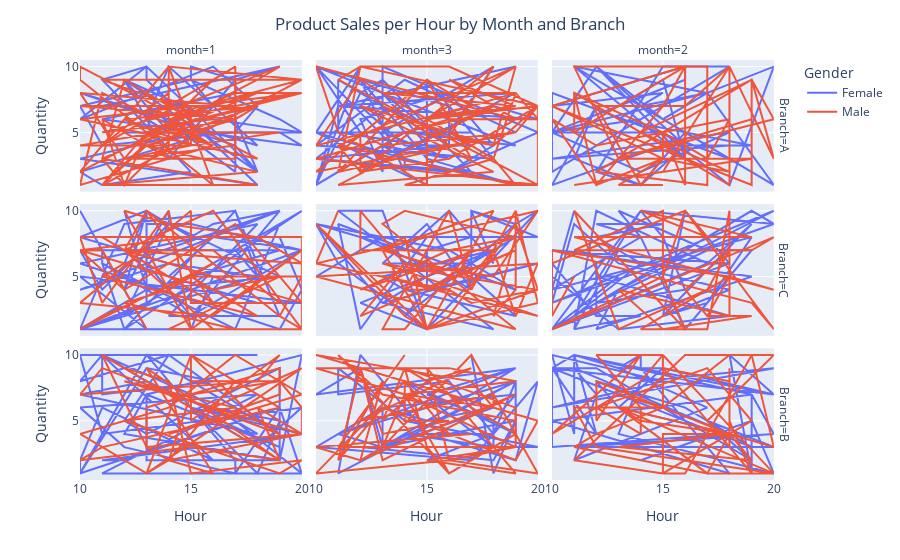

The notebook cell saved with this chart:
### Markdown cell above
Below we can see how each branch's sales quantity looks like by the hour in a monthly fashion

### Code cell
fig = px.line(data, x="Hour", y="Quantity", color="Gender", facet_col="month", facet_row="Branch")
fig.update_layout(title={"text": "Product Sales per Hour by Month and Branch",
                          "x": 0.5,
                          "xanchor": "center"},
                  xaxis_title="Hour",
                  yaxis_title="Quantity")
fig.show()

### Figure 1 — Plotly figure (JSON) as saved in the notebook; plotly's stock layout.template omitted (floating-point values rounded to 4 significant figures)
{"data": [{"hovertemplate": "Gender=Female<br>Branch=A<br>month=1<br>Hour=%{x}<br>Quantity=%{y}<extra></extra>", "legendgroup": "Female", "line": {"color": "#636efa", "dash": "solid"}, "marker": {"symbol": "circle"}, "mode": "lines", "name": "Female", "orientation": "v", "showlegend": true, "type": "scatter", "x": [13, 17, 17, 15, 15, 16, 13, 20, 16, 12, 18, 13, 11, 15, 11, 10, 16, 12, 13, 20, 19, 15, 10, 11, 17, 18, 16, 10, 13, 13, 18, 10, 15, 19, 20, 11, 17, 17, 18, 17, 10, 18, 14, 13, 14, 12, 14, 17, 19, 11, 11], "xaxis": "x7", "y": [7, 2, 9, 10, 9, 7, 5, 5, 6, 9, 2, 10, 9, 2, 1, 2, 5, 5, 5, 5, 6, 9, 7, 4, 5, 7, 10, 6, 10, 9, 1, 3, 5, 5, 4, 6, 8, 6, 2, 4, 8, 4, 10, 6, 5, 9, 3, 9, 10, 7, 7], "yaxis": "y7"}, {"hovertemplate": "Gender=Female<br>Branch=A<br>month=3<br>Hour=%{x}<br>Quantity=%{y}<extra></extra>", "legendgroup": "Female", "line": {"color": "#636efa", "dash": "solid"}, "marker": {"symbol": "circle"}, "mode": "lines", "name": "Female", "orientation": "v", "showlegend": false, "type": "scatter", "x": [19, 11, 19, 12, 18, 20, 11, 10, 12, 13, 12, 14, 17, 13, 10, 17, 13, 13, 10, 12, 10, 14, 19, 10, 12, 17, 16, 18, 13, 16, 13, 14, 14, 12, 15, 19, 14, 10, 16, 16, 13, 15, 11, 11, 16, 10, 16, 18, 16, 12, 13, 13, 20, 16, 12, 10, 15, 15, 18, 10, 14, 19], "xaxis": "x8", "y": [10, 7, 8, 2, 7, 6, 7, 1, 8, 9, 7, 4, 4, 7, 3, 2, 9, 5, 5, 10, 1, 5, 4, 10, 5, 5, 5, 10, 5, 3, 4, 3, 2, 9, 3, 1, 3, 10, 7, 4, 8, 4, 5, 9, 4, 3, 2, 4, 8, 6, 2, 10, 5, 2, 4, 5, 1, 9, 3, 4, 9, 5], "yaxis": "y8"}, {"hovertemplate": "Gender=Female<br>Branch=A<br>month=2<br>Hour=%{x}<br>Quantity=%{y}<extra></extra>", "legendgroup": "Female", "line": {"color": "#636efa", "dash": "solid"}, "marker": {"symbol": "circle"}, "mode": "lines", "name": "Female", "orientation": "v", "showlegend": false, "type": "scatter", "x": [14, 10, 15, 18, 20, 17, 15, 12, 16, 11, 17, 14, 20, 17, 10, 16, 16, 10, 15, 13, 16, 17, 19, 16, 14, 11, 12, 10, 15, 18, 10, 18, 14, 10, 12, 16, 14, 12, 15, 18, 10, 10, 10, 18, 11, 16, 15, 13], "xaxis": "x9", "y": [6, 5, 5, 1, 10, 8, 6, 10, 3, 10, 8, 7, 1, 8, 5, 9, 10, 7, 8, 6, 5, 4, 4, 5, 1, 3, 7, 1, 4, 4, 3, 5, 2, 5, 10, 4, 1, 2, 10, 10, 2, 2, 8, 3, 10, 3, 9, 7], "yaxis": "y9"}, {"hovertemplate": "Gender=Female<br>Branch=C<br>month=1<br>Hour=%{x}<br>Quantity=%{y}<extra></extra>", "legendgroup": "Female", "line": {"color": "#636efa", "dash": "solid"}, "marker": {"symbol": "circle"}, "mode": "lines", "name": "Female", "orientation": "v", "showlegend": false, "type": "scatter", "x": [12, 17, 18, 14, 10, 19, 16, 15, 13, 13, 19, 20, 19, 10, 18, 18, 14, 19, 17, 12, 10, 15, 16, 10, 13, 12, 14, 14, 19, 13, 10, 13, 13, 12, 19, 15, 11, 12, 20, 17, 18, 10, 20, 15, 13, 13, 14, 15, 20, 16, 14, 18, 20, 10, 13, 10, 11, 11, 17, 19, 12, 14, 11, 10, 19, 13, 12], "xaxis": "x4", "y": [1, 10, 5, 6, 4, 10, 9, 8, 10, 8, 8, 4, 1, 6, 9, 9, 2, 2, 10, 9, 1, 1, 5, 8, 10, 4, 10, 9, 5, 4, 1, 3, 10, 6, 10, 2, 6, 1, 10, 7, 5, 1, 7, 2, 6, 9, 9, 9, 7, 8, 5, 3, 3, 5, 1, 10, 7, 6, 1, 9, 2, 9, 4, 7, 7, 4, 10], "yaxis": "y4"}, {"hovertemplate": "Gender=Female<br>Branch=C<br>month=3<br>Hour=%{x}<br>Quantity=%{y}<extra></extra>", "legendgroup": "Female", "line": {"color": "#636efa", "dash": "solid"}, "marker": {"symbol": "circle"}, "mode": "lines", "name": "Female", "orientation": "v", "showlegend": false, "type": "scatter", "x": [10, 13, 20, 17, 18, 16, 14, 10, 13, 16, 17, 19, 17, 17, 19, 14, 13, 18, 12, 15, 20, 19, 17, 14, 15, 20, 13, 18, 11, 13, 15, 11, 10, 16, 19, 11, 12, 15, 19, 15, 15, 17, 19, 12, 12, 16, 17, 15, 13, 17], "xaxis": "x5", "y": [5, 8, 8, 10, 6, 10, 7, 9, 3, 6, 6, 9, 10, 5, 2, 4, 5, 7, 3, 1, 10, 9, 6, 2, 4, 6, 3, 1, 10, 10, 1, 6, 9, 7, 4, 9, 1, 8, 8, 4, 7, 8, 8, 8, 8, 5, 4, 9, 6, 6], "yaxis": "y5"}, {"hovertemplate": "Gender=Female<br>Branch=C<br>month=2<br>Hour=%{x}<br>Quantity=%{y}<extra></extra>", "legendgroup": "Female", "line": {"color": "#636efa", "dash": "solid"}, "marker": {"symbol": "circle"}, "mode": "lines", "name": "Female", "orientation": "v", "showlegend": false, "type": "scatter", "x": [11, 10, 19, 17, 15, 18, 13, 11, 10, 20, 19, 10, 18, 10, 19, 12, 13, 20, 10, 20, 14, 15, 16, 12, 17, 13, 14, 10, 13, 11, 12, 17, 18, 16, 15, 19, 17, 10, 14, 11, 14, 13, 12, 15, 12, 14, 16, 19, 16, 10, 13, 12, 18, 13, 10, 10, 12, 12, 12, 14, 11], "xaxis": "x6", "y": [10, 4, 8, 3, 2, 4, 6, 9, 3, 9, 10, 1, 6, 7, 5, 1, 4, 10, 3, 9, 10, 8, 4, 3, 7, 10, 8, 4, 7, 1, 10, 6, 6, 10, 2, 9, 6, 1, 10, 2, 6, 7, 8, 9, 9, 8, 1, 7, 7, 1, 5, 5, 2, 1, 5, 6, 2, 6, 2, 2, 1], "yaxis": "y6"}, {"hovertemplate": "Gender=Female<br>Branch=B<br>month=1<br>Hour=%{x}<br>Quantity=%{y}<extra></extra>", "legendgroup": "Female", "line": {"color": "#636efa", "dash": "solid"}, "marker": {"symbol": "circle"}, "mode": "lines", "name": "Female", "orientation": "v", "showlegend": false, "type": "scatter", "x": [16, 19, 18, 15, 19, 13, 13, 19, 20, 13, 12, 19, 19, 13, 12, 14, 19, 13, 17, 17, 20, 19, 17, 12, 10, 18, 11, 20, 17, 13, 10, 18, 15, 11, 16, 11, 10, 10, 19, 12, 11, 20, 15, 18, 13, 10, 13, 16, 11, 11, 10, 14, 10, 11, 20, 18, 11, 18], "xaxis": "x", "y": [6, 5, 1, 6, 3, 7, 2, 2, 10, 7, 4, 2, 9, 4, 5, 10, 4, 10, 2, 1, 1, 6, 1, 3, 6, 7, 1, 1, 5, 8, 7, 4, 7, 10, 2, 6, 2, 1, 6, 2, 2, 4, 6, 5, 10, 1, 9, 8, 7, 10, 8, 10, 10, 4, 6, 3, 10, 10], "yaxis": "y"}, {"hovertemplate": "Gender=Female<br>Branch=B<br>month=3<br>Hour=%{x}<br>Quantity=%{y}<extra></extra>", "legendgroup": "Female", "line": {"color": "#636efa", "dash": "solid"}, "marker": {"symbol": "circle"}, "mode": "lines", "name": "Female", "orientation": "v", "showlegend": false, "type": "scatter", "x": [15, 18, 14, 18, 14, 19, 19, 11, 13, 19, 15, 18, 18, 13, 19, 19, 18, 19, 19, 13, 13, 19, 11, 12, 15, 19, 20, 17, 10, 13, 15, 18, 13, 12, 10, 19, 11, 19, 18, 16, 11, 11, 14, 20, 12, 18, 19, 18, 17], "xaxis": "x2", "y": [2, 4, 4, 3, 8, 4, 8, 4, 3, 9, 7, 5, 3, 3, 5, 4, 5, 7, 7, 6, 3, 8, 1, 10, 4, 2, 8, 2, 3, 6, 5, 6, 3, 9, 7, 9, 4, 8, 4, 8, 7, 9, 5, 3, 3, 2, 5, 1, 10], "yaxis": "y2"}, {"hovertemplate": "Gender=Female<br>Branch=B<br>month=2<br>Hour=%{x}<br>Quantity=%{y}<extra></extra>", "legendgroup": "Female", "line": {"color": "#636efa", "dash": "solid"}, "marker": {"symbol": "circle"}, "mode": "lines", "name": "Female", "orientation": "v", "showlegend": false, "type": "scatter", "x": [13, 18, 13, 15, 13, 17, 11, 12, 11, 18, 10, 10, 10, 19, 16, 12, 13, 15, 20, 11, 19, 10, 18, 16, 14, 14, 13, 11, 12, 10, 12, 19, 17, 20, 11, 20, 19, 19, 18, 20, 15, 10, 11, 11, 11, 11, 10, 15, 10, 20, 14, 13, 20, 19, 14], "xaxis": "x3", "y": [3, 4, 6, 9, 9, 6, 2, 7, 9, 4, 3, 6, 9, 3, 6, 8, 6, 9, 7, 10, 7, 5, 1, 5, 9, 10, 9, 10, 4, 9, 9, 2, 5, 3, 3, 4, 7, 1, 10, 7, 8, 10, 4, 9, 7, 10, 9, 8, 6, 9, 8, 4, 1, 5, 2], "yaxis": "y3"}, {"hovertemplate": "Gender=Male<br>Branch=A<br>month=1<br>Hour=%{x}<br>Quantity=%{y}<extra></extra>", "legendgroup": "Male", "line": {"color": "#EF553B", "dash": "solid"}, "marker": {"symbol": "circle"}, "mode": "lines", "name": "Male", "orientation": "v", "showlegend": true, "type": "scatter", "x": [20, 10, 18, 10, 10, 16, 14, 20, 11, 16, 11, 20, 11, 16, 11, 14, 14, 16, 11, 10, 16, 14, 15, 12, 18, 17, 10, 15, 19, 13, 18, 13, 11, 13, 20, 14, 18, 11, 12, 15, 12, 11, 14, 14, 10, 18, 19, 13, 17, 17, 12, 15, 15, 20, 17, 13, 12, 11, 18, 11, 18, 13, 17, 10, 17, 10, 12, 17], "xaxis": "x7", "y": [8, 6, 3, 10, 9, 1, 10, 9, 9, 6, 5, 9, 1, 9, 4, 8, 5, 4, 8, 1, 4, 6, 4, 6, 7, 6, 4, 4, 5, 5, 7, 4, 1, 5, 8, 6, 8, 3, 9, 6, 1, 6, 3, 10, 2, 9, 10, 6, 10, 3, 3, 4, 7, 8, 8, 5, 1, 3, 1, 1, 2, 4, 6, 7, 7, 8, 3, 4], "yaxis": "y7"}, {"hovertemplate": "Gender=Male<br>Branch=A<br>month=3<br>Hour=%{x}<br>Quantity=%{y}<extra></extra>", "legendgroup": "Male", "line": {"color": "#EF553B", "dash": "solid"}, "marker": {"symbol": "circle"}, "mode": "lines", "name": "Male", "orientation": "v", "showlegend": false, "type": "scatter", "x": [13, 17, 15, 10, 19, 11, 12, 16, 20, 20, 10, 16, 20, 19, 13, 19, 16, 17, 19, 10, 11, 15, 15, 18, 12, 11, 19, 15, 20, 19, 13, 11, 15, 17, 10, 12, 18, 19, 15, 15, 15, 18, 12, 18, 11, 18, 15, 19, 14, 13, 12, 12, 16, 20, 12, 11, 20, 14, 18, 19, 11, 19, 18, 20, 20], "xaxis": "x8", "y": [7, 3, 9, 2, 5, 2, 10, 10, 7, 1, 3, 6, 6, 8, 8, 7, 9, 8, 6, 10, 5, 1, 2, 10, 2, 4, 10, 6, 7, 5, 4, 2, 9, 7, 4, 9, 3, 8, 6, 1, 5, 4, 7, 2, 1, 7, 6, 7, 5, 4, 5, 2, 3, 7, 10, 9, 1, 1, 3, 1, 4, 10, 4, 7, 2], "yaxis": "y8"}, {"hovertemplate": "Gender=Male<br>Branch=A<br>month=2<br>Hour=%{x}<br>Quantity=%{y}<extra></extra>", "legendgroup": "Male", "line": {"color": "#EF553B", "dash": "solid"}, "marker": {"symbol": "circle"}, "mode": "lines", "name": "Male", "orientation": "v", "showlegend": false, "type": "scatter", "x": [10, 16, 11, 11, 15, 16, 16, 15, 12, 10, 12, 18, 17, 15, 15, 12, 11, 18, 18, 20, 19, 19, 13, 11, 17, 17, 12, 19, 20, 13, 19, 11, 15, 18, 16, 12, 14, 15, 10, 19, 19, 14, 18, 15, 13, 15], "xaxis": "x9", "y": [7, 10, 5, 8, 5, 1, 10, 7, 1, 6, 4, 6, 3, 5, 3, 1, 8, 1, 10, 3, 9, 6, 3, 10, 10, 1, 2, 9, 6, 3, 3, 1, 2, 10, 7, 7, 1, 3, 7, 1, 9, 5, 2, 3, 1, 1], "yaxis": "y9"}, {"hovertemplate": "Gender=Male<br>Branch=C<br>month=1<br>Hour=%{x}<br>Quantity=%{y}<extra></extra>", "legendgroup": "Male", "line": {"color": "#EF553B", "dash": "solid"}, "marker": {"symbol": "circle"}, "mode": "lines", "name": "Male", "orientation": "v", "showlegend": false, "type": "scatter", "x": [15, 12, 14, 18, 20, 12, 13, 19, 13, 16, 11, 15, 10, 16, 15, 18, 11, 12, 16, 19, 14, 20, 19, 20, 15, 11, 10, 16, 14, 12, 17, 16, 12, 16, 20, 20, 10, 11, 14, 15, 20, 16, 10, 15, 15, 15, 19, 16, 12, 20, 17, 12, 10, 11, 13], "xaxis": "x4", "y": [1, 10, 9, 8, 6, 7, 10, 2, 10, 3, 8, 8, 7, 4, 5, 2, 5, 6, 4, 5, 1, 1, 2, 5, 5, 2, 1, 6, 4, 3, 1, 1, 7, 10, 1, 8, 8, 3, 10, 1, 7, 2, 3, 10, 7, 3, 3, 7, 7, 3, 9, 4, 7, 7, 1], "yaxis": "y4"}, {"hovertemplate": "Gender=Male<br>Branch=C<br>month=3<br>Hour=%{x}<br>Quantity=%{y}<extra></extra>", "legendgroup": "Male", "line": {"color": "#EF553B", "dash": "solid"}, "marker": {"symbol": "circle"}, "mode": "lines", "name": "Male", "orientation": "v", "showlegend": false, "type": "scatter", "x": [18, 19, 20, 10, 10, 19, 13, 14, 19, 12, 16, 19, 18, 19, 19, 17, 16, 13, 14, 17, 14, 16, 13, 20, 13, 20, 15, 16, 19, 20, 17, 16, 10, 11, 10, 20, 18, 14, 12, 19, 15, 12, 12, 18, 17, 13, 18, 15, 14, 13, 15, 10, 14, 15, 20, 19], "xaxis": "x5", "y": [7, 2, 6, 5, 5, 1, 9, 10, 8, 4, 7, 8, 2, 4, 10, 4, 10, 1, 1, 7, 4, 4, 5, 2, 6, 4, 1, 2, 9, 4, 3, 4, 6, 10, 6, 10, 5, 6, 2, 7, 4, 10, 7, 7, 5, 7, 10, 1, 8, 7, 1, 9, 2, 1, 3, 10], "yaxis": "y5"}, {"hovertemplate": "Gender=Male<br>Branch=C<br>month=2<br>Hour=%{x}<br>Quantity=%{y}<extra></extra>", "legendgroup": "Male", "line": {"color": "#EF553B", "dash": "solid"}, "marker": {"symbol": "circle"}, "mode": "lines", "name": "Male", "orientation": "v", "showlegend": false, "type": "scatter", "x": [11, 10, 10, 10, 16, 20, 19, 10, 18, 18, 13, 15, 19, 17, 16, 18, 17, 13, 11, 16, 15, 10, 20, 19, 11, 15, 15, 16, 17, 14, 19, 11, 20, 18, 14, 17, 18, 18, 17], "xaxis": "x6", "y": [5, 2, 7, 6, 10, 1, 3, 7, 5, 2, 4, 1, 2, 2, 4, 7, 4, 1, 10, 1, 5, 1, 8, 7, 7, 10, 5, 10, 8, 10, 8, 8, 4, 5, 1, 1, 10, 5, 2], "yaxis": "y6"}, {"hovertemplate": "Gender=Male<br>Branch=B<br>month=1<br>Hour=%{x}<br>Quantity=%{y}<extra></extra>", "legendgroup": "Male", "line": {"color": "#EF553B", "dash": "solid"}, "marker": {"symbol": "circle"}, "mode": "lines", "name": "Male", "orientation": "v", "showlegend": false, "type": "scatter", "x": [12, 14, 15, 20, 19, 12, 17, 12, 20, 13, 13, 19, 19, 14, 20, 17, 14, 10, 13, 14, 16, 13, 19, 18, 20, 14, 13, 11, 19, 15, 10, 11, 19, 15, 18, 19, 11, 10, 18, 19, 15, 15, 13, 20, 16, 20, 20, 19, 17, 14, 15, 19, 15], "xaxis": "x", "y": [9, 8, 1, 2, 1, 5, 6, 8, 4, 3, 6, 9, 7, 4, 7, 10, 6, 4, 1, 2, 1, 9, 2, 6, 4, 2, 3, 10, 2, 3, 2, 3, 6, 10, 5, 4, 9, 7, 8, 10, 5, 10, 1, 9, 6, 4, 6, 8, 8, 2, 7, 8, 8], "yaxis": "y"}, {"hovertemplate": "Gender=Male<br>Branch=B<br>month=3<br>Hour=%{x}<br>Quantity=%{y}<extra></extra>", "legendgroup": "Male", "line": {"color": "#EF553B", "dash": "solid"}, "marker": {"symbol": "circle"}, "mode": "lines", "name": "Male", "orientation": "v", "showlegend": false, "type": "scatter", "x": [17, 10, 12, 13, 11, 12, 10, 18, 18, 12, 17, 15, 13, 14, 19, 19, 19, 13, 11, 16, 19, 14, 15, 16, 14, 10, 16, 19, 14, 18, 17, 10, 14, 14, 16, 13, 12, 13, 19, 12, 13, 11, 14, 11, 19, 15, 19, 15, 16, 19, 14, 13, 17, 20, 16, 10, 14, 16, 14, 20, 19, 13, 11], "xaxis": "x2", "y": [4, 3, 2, 8, 2, 9, 10, 6, 7, 5, 9, 8, 5, 9, 6, 3, 5, 7, 10, 1, 4, 9, 3, 1, 7, 9, 9, 8, 7, 6, 8, 10, 8, 5, 5, 4, 9, 2, 7, 2, 3, 3, 10, 3, 3, 2, 1, 9, 2, 3, 7, 3, 10, 1, 2, 1, 8, 4, 8, 5, 2, 6, 2], "yaxis": "y2"}, {"hovertemplate": "Gender=Male<br>Branch=B<br>month=2<br>Hour=%{x}<br>Quantity=%{y}<extra></extra>", "legendgroup": "Male", "line": {"color": "#EF553B", "dash": "solid"}, "marker": {"symbol": "circle"}, "mode": "lines", "name": "Male", "orientation": "v", "showlegend": false, "type": "scatter", "x": [15, 19, 17, 12, 14, 14, 12, 15, 14, 10, 14, 12, 12, 18, 18, 15, 19, 18, 18, 18, 17, 20, 16, 11, 15, 16, 19, 20, 18, 15, 15, 17, 18, 13, 19, 18, 13, 14, 18, 17, 13, 20, 15, 15, 12, 11, 17, 20, 12, 11, 15, 13, 15, 18], "xaxis": "x3", "y": [1, 5, 9, 6, 4, 6, 10, 10, 8, 4, 10, 5, 8, 4, 8, 9, 1, 5, 9, 3, 5, 10, 10, 2, 1, 1, 10, 3, 4, 4, 1, 3, 4, 3, 2, 4, 6, 5, 4, 1, 6, 1, 10, 6, 4, 3, 1, 1, 3, 6, 6, 7, 6, 10], "yaxis": "y3"}], "layout": {"annotations": [{"font": {}, "showarrow": false, "text": "month=1", "x": 0.1567, "xanchor": "center", "xref": "paper", "y": 1.0, "yanchor": "bottom", "yref": "paper"}, {"font": {}, "showarrow": false, "text": "month=3", "x": 0.49, "xanchor": "center", "xref": "paper", "y": 1.0, "yanchor": "bottom", "yref": "paper"}, {"font": {}, "showarrow": false, "text": "month=2", "x": 0.8233, "xanchor": "center", "xref": "paper", "y": 1.0, "yanchor": "bottom", "yref": "paper"}, {"font": {}, "showarrow": false, "text": "Branch=B", "textangle": 90, "x": 0.98, "xanchor": "left", "xref": "paper", "y": 0.1567, "yanchor": "middle", "yref": "paper"}, {"font": {}, "showarrow": false, "text": "Branch=C", "textangle": 90, "x": 0.98, "xanchor": "left", "xref": "paper", "y": 0.5, "yanchor": "middle", "yref": "paper"}, {"font": {}, "showarrow": false, "text": "Branch=A", "textangle": 90, "x": 0.98, "xanchor": "left", "xref": "paper", "y": 0.8433, "yanchor": "middle", "yref": "paper"}], "autosize": true, "legend": {"title": {"text": "Gender"}, "tracegroupgap": 0}, "margin": {"t": 60}, "title": {"text": "Product Sales per Hour by Month and Branch", "x": 0.5, "xanchor": "center"}, "xaxis": {"anchor": "y", "autorange": true, "domain": [0, 0.3133], "range": [10, 20], "title": {"text": "Hour"}, "type": "linear"}, "xaxis2": {"anchor": "y2", "autorange": true, "domain": [0.3333, 0.6467], "matches": "x", "range": [10, 20], "title": {"text": "Hour"}, "type": "linear"}, "xaxis3": {"anchor": "y3", "autorange": true, "domain": [0.6667, 0.98], "matches": "x", "range": [10, 20], "title": {"text": "Hour"}, "type": "linear"}, "xaxis4": {"anchor": "y4", "autorange": true, "domain": [0, 0.3133], "matches": "x", "range": [10, 20], "showticklabels": false, "type": "linear"}, "xaxis5": {"anchor": "y5", "autorange": true, "domain": [0.3333, 0.6467], "matches": "x", "range": [10, 20], "showticklabels": false, "type": "linear"}, "xaxis6": {"anchor": "y6", "autorange": true, "domain": [0.6667, 0.98], "matches": "x", "range": [10, 20], "showticklabels": false, "type": "linear"}, "xaxis7": {"anchor": "y7", "autorange": true, "domain": [0, 0.3133], "matches": "x", "range": [10, 20], "showticklabels": false, "type": "linear"}, "xaxis8": {"anchor": "y8", "autorange": true, "domain": [0.3333, 0.6467], "matches": "x", "range": [10, 20], "showticklabels": false, "type": "linear"}, "xaxis9": {"anchor": "y9", "autorange": true, "domain": [0.6667, 0.98], "matches": "x", "range": [10, 20], "showticklabels": false, "type": "linear"}, "yaxis": {"anchor": "x", "autorange": true, "domain": [0, 0.3133], "range": [0.5, 10.5], "title": {"text": "Quantity"}, "type": "linear"}, "yaxis2": {"anchor": "x2", "autorange": true, "domain": [0, 0.3133], "matches": "y", "range": [0.5, 10.5], "showticklabels": false, "type": "linear"}, "yaxis3": {"anchor": "x3", "autorange": true, "domain": [0, 0.3133], "matches": "y", "range": [0.5, 10.5], "showticklabels": false, "type": "linear"}, "yaxis4": {"anchor": "x4", "autorange": true, "domain": [0.3433, 0.6567], "matches": "y", "range": [0.5, 10.5], "title": {"text": "Quantity"}, "type": "linear"}, "yaxis5": {"anchor": "x5", "autorange": true, "domain": [0.3433, 0.6567], "matches": "y", "range": [0.5, 10.5], "showticklabels": false, "type": "linear"}, "yaxis6": {"anchor": "x6", "autorange": true, "domain": [0.3433, 0.6567], "matches": "y", "range": [0.5, 10.5], "showticklabels": false, "type": "linear"}, "yaxis7": {"anchor": "x7", "autorange": true, "domain": [0.6867, 1.0], "matches": "y", "range": [0.5, 10.5], "title": {"text": "Quantity"}, "type": "linear"}, "yaxis8": {"anchor": "x8", "autorange": true, "domain": [0.6867, 1.0], "matches": "y", "range": [0.5, 10.5], "showticklabels": false, "type": "linear"}, "yaxis9": {"anchor": "x9", "autorange": true, "domain": [0.6867, 1.0], "matches": "y", "range": [0.5, 10.5], "showticklabels": false, "type": "linear"}}}
